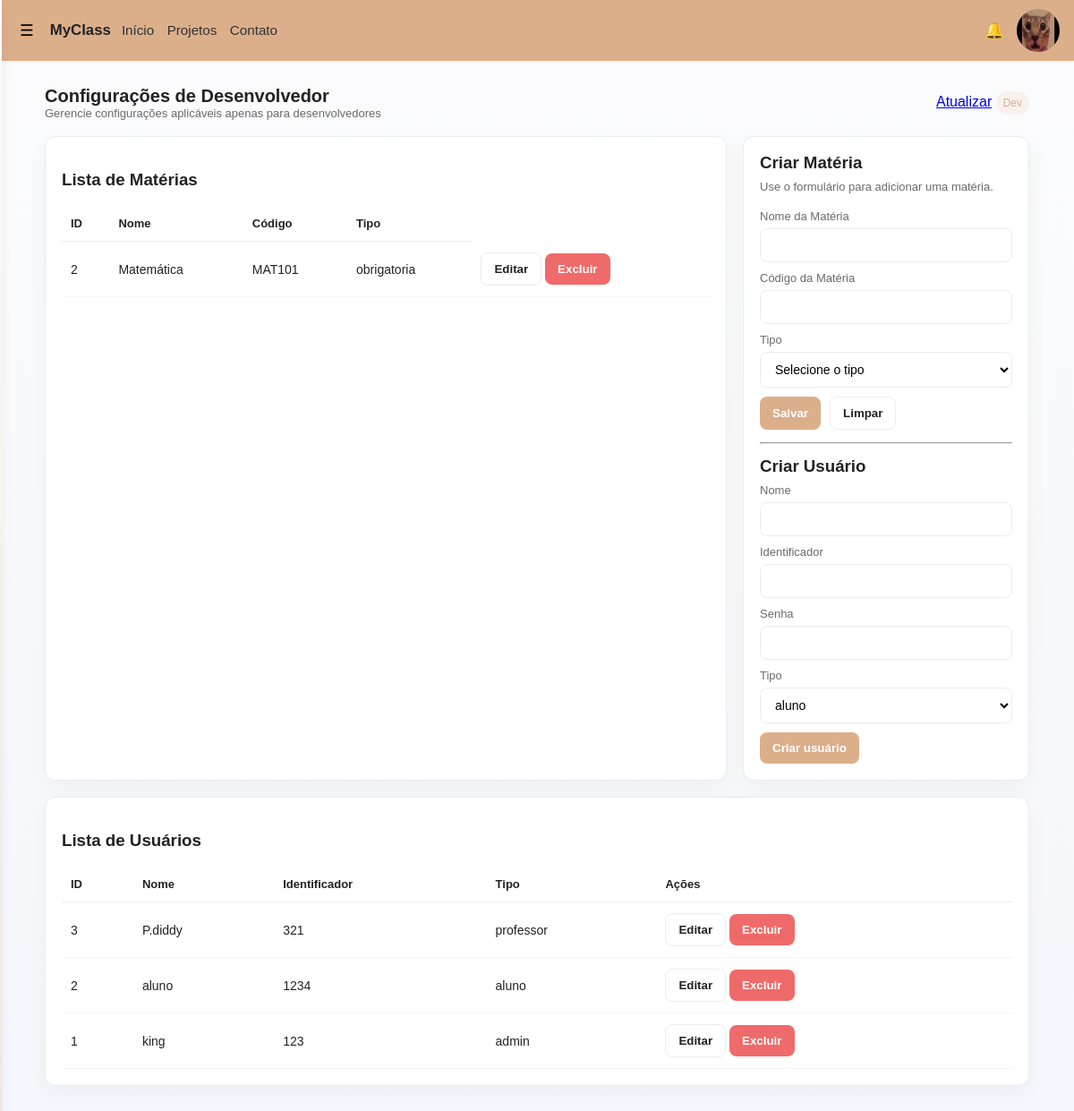
Screenshot of /Front/configuracoesDev.php (signed in) with the database file from the repository.
### tables this page shows
CREATE TABLE `materias` (
  `idMateria` int(11) NOT NULL,
  `nomeMateria` varchar(50) NOT NULL,
  `codigoMateria` varchar(225) NOT NULL,
  `tipo` enum('obrigatoria','optativa','eletiva') NOT NULL,
  `cargaHoraria` int(225) NOT NULL,
  `detalhesMateria` varchar(225) NOT NULL,
  `idUsuario` int(11) DEFAULT NULL,
  `stts` enum('ativa','inativa') NOT NULL
);

CREATE TABLE `usuario` (
  `idUsuario` int(11) NOT NULL,
  `nomeUsuario` varchar(225) NOT NULL,
  `identificador` int(15) NOT NULL,
  `senhaUsuario` varchar(225) NOT NULL,
  `tipoUsuario` enum('professor','aluno','coordenacao','admin') NOT NULL,
  `idSala` int(11) DEFAULT NULL
);

### Front/configuracoesDev.php (the view, shortened to what this page needs)
<?php
require_once '../Back/conexao.php';
$users = [];
try {
    $stmt = $conn->prepare('SELECT idUsuario, nomeUsuario, identificador, tipoUsuario FROM usuario ORDER BY idUsuario DESC');
    if ($stmt) {
        $stmt->execute();
        $res = $stmt->get_result();
        while ($row = $res->fetch_assoc()) $users[] = $row;
    }
} catch (Exception $e) {
    error_log('configuracoesDev.php users select: ' . $e->getMessage());
}
$materias = [];
try {
    $stmt = $conn->prepare('SELECT idMateria, nomeMateria, codigoMateria, tipo FROM materias ORDER BY idMateria DESC');
    if ($stmt) {
        $stmt->execute();
        $res = $stmt->get_result();
        while ($row = $res->fetch_assoc()) $materias[] = $row;
    }
} catch (Exception $e) {
    error_log('configuracoesDev.php materias select: ' . $e->getMessage());
}
?>
<!DOCTYPE html>
<html lang="pt-br">
<head>
    <link rel="stylesheet" href="../css/configuracoes.css">
</head>
<body class="config-page">
    <header>
    <?php include 'sidebar.php'; ?>
    </header>
    <main class="container">
        <div class="header-row">
            <div>
                <h2>Configurações de Desenvolvedor</h2>
                <div class="subtitle">Gerencie configurações aplicáveis apenas para desenvolvedores</div>
            </div>
            <div>
                <a href="#" class="btn btn-ghost">Atualizar</a>
                <span class="badge">Dev</span>
            </div>
        </div>
        <div class="config-grid">
            <section class="card">
                <h3>Lista de Matérias</h3>
                <div style="overflow:auto;">
                    <table class="config-table">
                        <thead>
                            <tr><th>ID</th><th>Nome</th><th>Código</th><th>Tipo</th></tr>
                        </thead>
                        <tbody>
                            <?php foreach ($materias as $materia): ?>
                                <tr>
                                    <td><?php echo htmlspecialchars($materia['idMateria']); ?></td>
                                    <td><?php echo htmlspecialchars($materia['nomeMateria']); ?></td>
                                    <td><?php echo htmlspecialchars($materia['codigoMateria']); ?></td>
                                    <td><?php echo htmlspecialchars($materia['tipo']); ?></td>
                                     <td>
                                        <button type="submit" class="btn btn-ghost" onclick="return confirm('Editar usuário?')"><a style="text-decoration:none; color: inherit;" href="../Front/editarUsuario.php?id=<?php echo htmlspecialchars($u['idUsuario']); ?>">Editar</a></button>
                                        <button type="submit" class="btn btn-danger" onclick="return confirm('Excluir usuário?')"><a style="text-decoration:none; color: inherit;" href="../Back/configuracoesDev_process.php?action=delete_user&idUsuario=<?php echo htmlspecialchars($u['idUsuario']); ?>">Excluir</a></button>
                                    </td>
                                </tr>
                            <?php endforeach; ?>
                        </tbody>
                    </table>
                </div>
            </section>
            <aside class="side-panel card">
                <h3>Criar Matéria</h3>
                <div class="hint">Use o formulário para adicionar uma matéria.</div>
                <br>
                <form method="post" action="../Back/materias_process.php">
                    <div class="form-group">
                        <label for="materia_name">Nome da Matéria</label>
                        <input type="text" id="materia_name" name="materia_name" required>
                    </div>
                    <div class="form-group">
                        <label for="materia_code">Código da Matéria</label>
                        <input type="text" id="materia_code" name="materia_code" required>
                    </div>
                    <div class="form-group">
                        <label for="materia_tipo">Tipo</label>
                        <select id="materia_tipo" name="materia_tipo" required>
                            <option value="">Selecione o tipo</option>
                        </select>
                    </div>
                    <div class="form-actions">
                        <button type="submit" class="btn btn-primary">Salvar</button>
                        <button type="reset" class="btn btn-ghost">Limpar</button>
                    </div>
                </form>
                <hr style="margin:14px 0">
                <h3>Criar Usuário</h3>
                <form method="post" action="../Back/configuracoesDev_process.php">
                    <div class="form-group">
                        <label for="nomeUsuario">Nome</label>
                        <input type="text" id="nomeUsuario" name="nomeUsuario" required>
                    </div>
                    <div class="form-group">
                        <label for="identificador">Identificador</label>
                        <input type="text" id="identificador" name="identificador" required>
                    </div>
                    <div class="form-group">
                        <label for="senhaUsuario">Senha</label>
                        <input type="password" id="senhaUsuario" name="senhaUsuario" required>
                    </div>
                    <div class="form-group">
                        <label for="tipoUsuario">Tipo</label>
                        <select id="tipoUsuario" name="tipoUsuario">
                            <option value="aluno">aluno</option>
                        </select>
                    </div>
                    <div class="form-actions">
                        <button type="submit" class="btn btn-primary">Criar usuário</button>
                    </div>
                </form>
            </aside>
        </div>
        <section class="card" style="margin-top:18px;">
            <h3>Lista de Usuários</h3>
            <div style="overflow:auto;">
                <table class="config-table">
                    <thead>
                        <tr><th>ID</th><th>Nome</th><th>Identificador</th><th>Tipo</th><th>Ações</th></tr>
                    </thead>
                    <tbody>
                        <?php if (empty($users)): ?>
                            <tr><td colspan="5" class="empty-state">Nenhum usuário encontrado.</td></tr>
                        <?php else: ?>
                            <?php foreach ($users as $u): ?>
                                <tr>
                                    <td><?php echo htmlspecialchars($u['idUsuario']); ?></td>
                                    <td><?php echo htmlspecialchars($u['nomeUsuario']); ?></td>
                                    <td><?php echo htmlspecialchars($u['identificador']); ?></td>
                                    <td><?php echo htmlspecialchars($u['tipoUsuario']); ?></td>
                                    <td>
                                        <button type="submit" class="btn btn-ghost" onclick="return confirm('Editar usuário?')"><a style="text-decoration:none; color: inherit;" href="../Front/editarUsuario.php?id=<?php echo htmlspecialchars($u['idUsuario']); ?>">Editar</a></button>
                                        <button type="submit" class="btn btn-danger" onclick="return confirm('Excluir usuário?')"><a style="text-decoration:none; color: inherit;" href="../Back/configuracoesDev_process.php?action=delete_user&idUsuario=<?php echo htmlspecialchars($u['idUsuario']); ?>">Excluir</a></button>
                                    </td>
                                </tr>
                            <?php endforeach; ?>
                        <?php endif; ?>
                    </tbody>
                </table>
            </div>
        </section>
    </main>
</body>
</html>

### Front/sidebar.php (shortened to what this page needs)
<?php
require_once __DIR__ . '/../Back/conexao.php';
$user = null;
if (!empty($_SESSION['idUsuario'])) {
    $uid = (int) $_SESSION['idUsuario'];
    if ($stmt = $conn->prepare('SELECT idUsuario, nomeUsuario, identificador, tipoUsuario FROM usuario WHERE idUsuario = ? LIMIT 1')) {
        $stmt->bind_param('i', $uid);
        $stmt->execute();
        $res = $stmt->get_result();
        $user = $res->fetch_assoc();
    }
}
?>
<!DOCTYPE html>
<html lang="pt-br">
<head>
    <link rel="stylesheet" href="../css/sidebar.css">
</head>
<body class="app-bg">
    <header class="homebar">
        <div class="left">
            <button class="icon" onclick="openSidebar()" aria-label="Abrir menu">☰</button>
            <span class="logo">MyClass</span>
            <nav class="nav">
                <a href="../Front">Início</a>
                <a href="../Front/projetos.php">Projetos</a>
                <a href="../Front/contato.php">Contato</a>
            </nav>
        </div>
        <div class="actions">
            <?php if ($user): ?>
                <button class="icon" title="Notificações">🔔</button>
                <img src="../img/gatobobo.jpg" class="avatar" title="Usuário" alt="Avatar do Usuário">
            <?php else: ?>
                <a href="../Front/login.php" class="login-btn">Login</a>
            <?php endif; ?>
        </div>
    </header>
    <?php if ($user): ?>
    <div class="sidebar" id="sidebar">
    </div>
    <?php endif; ?>
</body>
</html>

### css/configuracoes.css (style rules this page uses)
:root { --accent: #dcaf8b; --bg: #f4f7fb; --card: #ffffff; --muted: #6b6b6b; --text: #222222; --border: #ececec; }
body.config-page { background: linear-gradient(180deg, #fbfbfc, var(--bg)); min-height: 100vh; margin: 0; font-family: Arial, Helvetica, sans-serif; color: var(--text); }
.container { max-width: 1100px; margin: 28px auto; padding: 0 16px; }
.header-row { display: flex; align-items: center; justify-content: space-between; gap: 12px; margin-bottom: 18px; }
.header-row h2 { margin: 0; font-size: 20px; }
.header-row .subtitle { color: var(--muted); font-size: 13px; }
.config-grid { display: grid; grid-template-columns: 1fr 320px; gap: 18px; }
.card { background: var(--card); border-radius: 12px; padding: 18px; box-shadow: 0 8px 24px rgba(16,24,40,0.04); border: 1px solid var(--border); }
.config-table { width: 100%; border-collapse: collapse; }
.config-table thead th { text-align: left; font-weight: 600; padding: 12px 10px; border-bottom: 1px solid var(--border); font-size: 13px; }
.config-table tbody td { padding: 12px 10px; border-bottom: 1px solid rgba(0,0,0,0.04); font-size: 14px; vertical-align: middle; }
.form-group { margin-bottom: 10px; }
.form-group label { display:block; font-size:13px; color:var(--muted); margin-bottom:6px; }
.form-group input[type="text"], .form-group input[type="password"], .form-group textarea, .form-group select { width: 100%; padding: 10px 12px; border: 1px solid var(--border); border-radius: 8px; background: #fff; box-sizing: border-box; font-size: 14px; }
.form-actions { display:flex; gap:10px; margin-top:10px; }
button.btn { padding: 10px 14px; border-radius: 8px; border: none; cursor: pointer; font-weight:600; }
button.btn-primary { background: var(--accent); color: #fff; }
button.btn-ghost { background: transparent; border: 1px solid var(--border); color: var(--text); }
button.btn-danger { background: #ef6a6a; color: #fff; }
.side-panel h3 { margin-top: 0; margin-bottom: 8px; }
.side-panel .hint { color: var(--muted); font-size: 13px; }
.badge { display:inline-block; padding: 6px 8px; border-radius: 999px; font-size:12px; background: rgba(220,175,139,0.12); color: var(--accent); }

### css/sidebar.css (style rules this page uses)
:root { --sidebar-accent: #dcaf8b; --sidebar-bg-start: #fffaf5; --sidebar-bg-end: #f1e6dc; --text-color: #222; --muted-color: #6b6b6b; --app-bg: #f4f7fb; }
.homebar { display: flex; align-items: center; justify-content: space-between; padding: 10px 16px; background: var(--sidebar-accent); box-shadow: 0 1px 4px rgba(0,0,0,0.06); }
.homebar .left { display: flex; align-items: center; gap: 12px; }
.homebar .logo { font-weight: 700; font-size: 1.05rem; }
.homebar .nav a { margin-right: 10px; color: #333; text-decoration: none; font-size: 0.95rem; }
.homebar .actions { display: flex; align-items: center; gap: 8px; }
.homebar button.icon { background: transparent; border: none; font-size: 1.1rem; cursor: pointer; }
.avatar { width: 36px; height: 36px; border-radius: 50%; background: #cfcfcf; }
.sidebar { position: fixed; left: -350px; top: 0; bottom: 0; width: 260px; background: #fff; box-shadow: 2px 0 6px rgba(0,0,0,0.08); transition: left 0.25s ease; overflow-y: auto; }
body { margin: 0; font-family: Arial, sans-serif; }
.sidebar { position: fixed; top: 0; right: -330px; width: 320px; max-width: 85vw; height: 100%; background: linear-gradient(180deg, var(--sidebar-bg-start), var(--sidebar-bg-end)); color: var(--text-color); box-shadow: -6px 0 18px rgba(0,0,0,0.12); padding: 18px 16px; z-index: 1000; display: flex; flex-direction: column; overflow-y: auto; }
.avatar { width: 48px; height: 48px; border-radius: 50%; background: linear-gradient(135deg,#d0c6bf,#bfb1a6); flex: 0 0 48px; }
.homebar .icon { background: none; border: none; font-size: 18px; cursor: pointer; }

### rows the page displays
materias: idMateria "2", nomeMateria "Matemática", codigoMateria "MAT101", tipo "obrigatoria"
usuario: idUsuario "3", nomeUsuario "P.diddy", identificador "321", tipoUsuario "professor"
usuario: idUsuario "2", nomeUsuario "aluno", identificador "1234", tipoUsuario "aluno"
usuario: idUsuario "1", nomeUsuario "king", identificador "123", tipoUsuario "admin"
